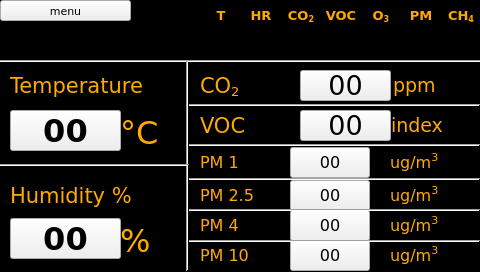
<?xml version="1.0" encoding="UTF-8"?>
<ui version="4.0">
 <class>page100</class>
 <widget class="QWidget" name="page100">
  <property name="geometry">
   <rect>
    <x>0</x>
    <y>0</y>
    <width>480</width>
    <height>272</height>
   </rect>
  </property>
  <property name="minimumSize">
   <size>
    <width>480</width>
    <height>272</height>
   </size>
  </property>
  <property name="maximumSize">
   <size>
    <width>480</width>
    <height>272</height>
   </size>
  </property>
  <property name="windowTitle">
   <string>page100</string>
  </property>
  <property name="styleSheet">
   <string notr="true">QWidget#page100
{
background-color: rgb(0, 0, 0);
}</string>
  </property>
  <widget class="ATCMlabel" name="atcmLabel">
   <property name="geometry">
    <rect>
     <x>10</x>
     <y>110</y>
     <width>111</width>
     <height>41</height>
    </rect>
   </property>
   <property name="font">
    <font>
     <family>DejaVu Sans</family>
     <pointsize>24</pointsize>
     <weight>75</weight>
     <bold>true</bold>
    </font>
   </property>
   <property name="text">
    <string>00</string>
   </property>
   <property name="toolTip">
    <string>RTU_Temp</string>
   </property>
   <property name="whatsThis">
    <string>ATCMlabel widget</string>
   </property>
   <property name="variable">
    <string>RTU_Temp</string>
   </property>
   <property name="refresh">
    <number>200</number>
   </property>
   <property name="max">
    <string notr="true">0</string>
   </property>
   <property name="min">
    <string notr="true">0</string>
   </property>
   <property name="viewStatus">
    <bool>false</bool>
   </property>
   <property name="visibilityVar">
    <string/>
   </property>
   <property name="bgColor">
    <color alpha="0">
     <red>255</red>
     <green>255</green>
     <blue>255</blue>
    </color>
   </property>
   <property name="fontColor">
    <color>
     <red>255</red>
     <green>170</green>
     <blue>0</blue>
    </color>
   </property>
   <property name="borderWidth">
    <number>1</number>
   </property>
   <property name="borderRadius">
    <number>0</number>
   </property>
  </widget>
  <widget class="QLabel" name="label">
   <property name="geometry">
    <rect>
     <x>10</x>
     <y>70</y>
     <width>171</width>
     <height>31</height>
    </rect>
   </property>
   <property name="font">
    <font>
     <family>DejaVu Sans</family>
     <pointsize>16</pointsize>
    </font>
   </property>
   <property name="styleSheet">
    <string notr="true">color: rgb(255, 170, 0);</string>
   </property>
   <property name="text">
    <string>Temperature</string>
   </property>
  </widget>
  <widget class="QLabel" name="label_2">
   <property name="geometry">
    <rect>
     <x>120</x>
     <y>112</y>
     <width>61</width>
     <height>41</height>
    </rect>
   </property>
   <property name="font">
    <font>
     <family>DejaVu Sans</family>
     <pointsize>24</pointsize>
    </font>
   </property>
   <property name="styleSheet">
    <string notr="true">color: rgb(255, 170, 0);</string>
   </property>
   <property name="text">
    <string>°C</string>
   </property>
  </widget>
  <widget class="ATCMlabel" name="atcmLabel_2">
   <property name="geometry">
    <rect>
     <x>10</x>
     <y>218</y>
     <width>111</width>
     <height>41</height>
    </rect>
   </property>
   <property name="font">
    <font>
     <family>DejaVu Sans</family>
     <pointsize>24</pointsize>
     <weight>75</weight>
     <bold>true</bold>
    </font>
   </property>
   <property name="text">
    <string>00</string>
   </property>
   <property name="toolTip">
    <string>RTU_HR</string>
   </property>
   <property name="whatsThis">
    <string>ATCMlabel widget</string>
   </property>
   <property name="variable">
    <string>RTU_HR</string>
   </property>
   <property name="refresh">
    <number>200</number>
   </property>
   <property name="max">
    <string notr="true">0</string>
   </property>
   <property name="min">
    <string notr="true">0</string>
   </property>
   <property name="viewStatus">
    <bool>false</bool>
   </property>
   <property name="visibilityVar">
    <string/>
   </property>
   <property name="bgColor">
    <color alpha="0">
     <red>255</red>
     <green>255</green>
     <blue>255</blue>
    </color>
   </property>
   <property name="fontColor">
    <color>
     <red>255</red>
     <green>170</green>
     <blue>0</blue>
    </color>
   </property>
   <property name="borderWidth">
    <number>1</number>
   </property>
   <property name="borderRadius">
    <number>0</number>
   </property>
  </widget>
  <widget class="QLabel" name="label_3">
   <property name="geometry">
    <rect>
     <x>120</x>
     <y>220</y>
     <width>61</width>
     <height>41</height>
    </rect>
   </property>
   <property name="font">
    <font>
     <family>DejaVu Sans</family>
     <pointsize>24</pointsize>
    </font>
   </property>
   <property name="styleSheet">
    <string notr="true">color: rgb(255, 170, 0);</string>
   </property>
   <property name="text">
    <string>%</string>
   </property>
  </widget>
  <widget class="QLabel" name="label_4">
   <property name="geometry">
    <rect>
     <x>10</x>
     <y>180</y>
     <width>161</width>
     <height>31</height>
    </rect>
   </property>
   <property name="font">
    <font>
     <family>DejaVu Sans</family>
     <pointsize>16</pointsize>
    </font>
   </property>
   <property name="styleSheet">
    <string notr="true">color: rgb(255, 170, 0);</string>
   </property>
   <property name="text">
    <string>Humidity %</string>
   </property>
  </widget>
  <widget class="QLabel" name="label_5">
   <property name="geometry">
    <rect>
     <x>391</x>
     <y>110</y>
     <width>71</width>
     <height>31</height>
    </rect>
   </property>
   <property name="font">
    <font>
     <family>DejaVu Sans</family>
     <pointsize>14</pointsize>
    </font>
   </property>
   <property name="styleSheet">
    <string notr="true">color: rgb(255, 170, 0);</string>
   </property>
   <property name="text">
    <string>index</string>
   </property>
  </widget>
  <widget class="ATCMlabel" name="atcmLabel_3">
   <property name="geometry">
    <rect>
     <x>300</x>
     <y>110</y>
     <width>91</width>
     <height>31</height>
    </rect>
   </property>
   <property name="font">
    <font>
     <family>DejaVu Sans</family>
     <pointsize>20</pointsize>
    </font>
   </property>
   <property name="text">
    <string>00</string>
   </property>
   <property name="toolTip">
    <string>RTU_VOC</string>
   </property>
   <property name="whatsThis">
    <string>ATCMlabel widget</string>
   </property>
   <property name="variable">
    <string>RTU_VOC</string>
   </property>
   <property name="refresh">
    <number>200</number>
   </property>
   <property name="max">
    <string notr="true">0</string>
   </property>
   <property name="min">
    <string notr="true">0</string>
   </property>
   <property name="viewStatus">
    <bool>false</bool>
   </property>
   <property name="visibilityVar">
    <string/>
   </property>
   <property name="bgColor">
    <color alpha="0">
     <red>255</red>
     <green>255</green>
     <blue>255</blue>
    </color>
   </property>
   <property name="fontColor">
    <color>
     <red>255</red>
     <green>170</green>
     <blue>0</blue>
    </color>
   </property>
   <property name="borderWidth">
    <number>1</number>
   </property>
   <property name="borderRadius">
    <number>0</number>
   </property>
  </widget>
  <widget class="QLabel" name="label_6">
   <property name="geometry">
    <rect>
     <x>200</x>
     <y>110</y>
     <width>91</width>
     <height>31</height>
    </rect>
   </property>
   <property name="font">
    <font>
     <family>DejaVu Sans</family>
     <pointsize>16</pointsize>
    </font>
   </property>
   <property name="styleSheet">
    <string notr="true">color: rgb(255, 170, 0);</string>
   </property>
   <property name="text">
    <string>VOC</string>
   </property>
  </widget>
  <widget class="ATCMled" name="atcmLed">
   <property name="geometry">
    <rect>
     <x>210</x>
     <y>30</y>
     <width>21</width>
     <height>21</height>
    </rect>
   </property>
   <property name="toolTip">
    <string/>
   </property>
   <property name="whatsThis">
    <string>ATCMled widget</string>
   </property>
   <property name="font">
    <font>
     <family>DejaVu Sans</family>
     <pointsize>8</pointsize>
    </font>
   </property>
   <property name="variable">
    <string/>
   </property>
   <property name="refresh">
    <number>200</number>
   </property>
   <property name="viewStatus">
    <bool>false</bool>
   </property>
   <property name="visibilityVar">
    <string/>
   </property>
   <property name="onIcon">
    <iconset resource="systemicons.qrc">
     <normaloff>:/systemicons/LedYellow.png</normaloff>:/systemicons/LedYellow.png</iconset>
   </property>
   <property name="offIcon">
    <iconset resource="systemicons.qrc">
     <normaloff>:/systemicons/LedYellow.png</normaloff>:/systemicons/LedYellow.png</iconset>
   </property>
  </widget>
  <widget class="QLabel" name="label_10">
   <property name="geometry">
    <rect>
     <x>200</x>
     <y>0</y>
     <width>42</width>
     <height>31</height>
    </rect>
   </property>
   <property name="font">
    <font>
     <family>DejaVu Sans</family>
     <pointsize>10</pointsize>
     <weight>75</weight>
     <bold>true</bold>
    </font>
   </property>
   <property name="styleSheet">
    <string notr="true">color: rgb(255, 170, 0);</string>
   </property>
   <property name="text">
    <string>T</string>
   </property>
   <property name="alignment">
    <set>Qt::AlignCenter</set>
   </property>
  </widget>
  <widget class="ATCMled" name="atcmLed_2">
   <property name="geometry">
    <rect>
     <x>250</x>
     <y>30</y>
     <width>21</width>
     <height>21</height>
    </rect>
   </property>
   <property name="toolTip">
    <string/>
   </property>
   <property name="whatsThis">
    <string>ATCMled widget</string>
   </property>
   <property name="font">
    <font>
     <family>DejaVu Sans</family>
     <pointsize>8</pointsize>
    </font>
   </property>
   <property name="variable">
    <string/>
   </property>
   <property name="refresh">
    <number>200</number>
   </property>
   <property name="viewStatus">
    <bool>false</bool>
   </property>
   <property name="visibilityVar">
    <string/>
   </property>
   <property name="onIcon">
    <iconset resource="systemicons.qrc">
     <normaloff>:/systemicons/LedYellow.png</normaloff>:/systemicons/LedYellow.png</iconset>
   </property>
   <property name="offIcon">
    <iconset resource="systemicons.qrc">
     <normaloff>:/systemicons/LedYellow.png</normaloff>:/systemicons/LedYellow.png</iconset>
   </property>
  </widget>
  <widget class="QLabel" name="label_11">
   <property name="geometry">
    <rect>
     <x>240</x>
     <y>0</y>
     <width>42</width>
     <height>31</height>
    </rect>
   </property>
   <property name="font">
    <font>
     <family>DejaVu Sans</family>
     <pointsize>10</pointsize>
     <weight>75</weight>
     <bold>true</bold>
    </font>
   </property>
   <property name="styleSheet">
    <string notr="true">color: rgb(255, 170, 0);</string>
   </property>
   <property name="text">
    <string>HR</string>
   </property>
   <property name="alignment">
    <set>Qt::AlignCenter</set>
   </property>
  </widget>
  <widget class="QLabel" name="label_12">
   <property name="geometry">
    <rect>
     <x>320</x>
     <y>0</y>
     <width>42</width>
     <height>31</height>
    </rect>
   </property>
   <property name="font">
    <font>
     <family>DejaVu Sans</family>
     <pointsize>10</pointsize>
     <weight>75</weight>
     <bold>true</bold>
    </font>
   </property>
   <property name="styleSheet">
    <string notr="true">color: rgb(255, 170, 0);</string>
   </property>
   <property name="text">
    <string>VOC</string>
   </property>
   <property name="alignment">
    <set>Qt::AlignCenter</set>
   </property>
  </widget>
  <widget class="ATCMled" name="atcmLed_3">
   <property name="geometry">
    <rect>
     <x>330</x>
     <y>30</y>
     <width>21</width>
     <height>21</height>
    </rect>
   </property>
   <property name="toolTip">
    <string/>
   </property>
   <property name="whatsThis">
    <string>ATCMled widget</string>
   </property>
   <property name="font">
    <font>
     <family>DejaVu Sans</family>
     <pointsize>8</pointsize>
    </font>
   </property>
   <property name="variable">
    <string/>
   </property>
   <property name="refresh">
    <number>200</number>
   </property>
   <property name="viewStatus">
    <bool>false</bool>
   </property>
   <property name="visibilityVar">
    <string/>
   </property>
   <property name="onIcon">
    <iconset resource="systemicons.qrc">
     <normaloff>:/systemicons/LedYellow.png</normaloff>:/systemicons/LedYellow.png</iconset>
   </property>
   <property name="offIcon">
    <iconset resource="systemicons.qrc">
     <normaloff>:/systemicons/LedYellow.png</normaloff>:/systemicons/LedYellow.png</iconset>
   </property>
  </widget>
  <widget class="QLabel" name="label_13">
   <property name="geometry">
    <rect>
     <x>400</x>
     <y>0</y>
     <width>42</width>
     <height>31</height>
    </rect>
   </property>
   <property name="font">
    <font>
     <family>DejaVu Sans</family>
     <pointsize>10</pointsize>
     <weight>75</weight>
     <bold>true</bold>
    </font>
   </property>
   <property name="styleSheet">
    <string notr="true">color: rgb(255, 170, 0);</string>
   </property>
   <property name="text">
    <string>PM</string>
   </property>
   <property name="alignment">
    <set>Qt::AlignCenter</set>
   </property>
  </widget>
  <widget class="ATCMled" name="atcmLed_4">
   <property name="geometry">
    <rect>
     <x>410</x>
     <y>30</y>
     <width>21</width>
     <height>21</height>
    </rect>
   </property>
   <property name="toolTip">
    <string/>
   </property>
   <property name="whatsThis">
    <string>ATCMled widget</string>
   </property>
   <property name="font">
    <font>
     <family>DejaVu Sans</family>
     <pointsize>8</pointsize>
    </font>
   </property>
   <property name="variable">
    <string/>
   </property>
   <property name="refresh">
    <number>200</number>
   </property>
   <property name="viewStatus">
    <bool>false</bool>
   </property>
   <property name="visibilityVar">
    <string/>
   </property>
   <property name="onIcon">
    <iconset resource="systemicons.qrc">
     <normaloff>:/systemicons/LedYellow.png</normaloff>:/systemicons/LedYellow.png</iconset>
   </property>
   <property name="offIcon">
    <iconset resource="systemicons.qrc">
     <normaloff>:/systemicons/LedYellow.png</normaloff>:/systemicons/LedYellow.png</iconset>
   </property>
  </widget>
  <widget class="QLabel" name="label_14">
   <property name="geometry">
    <rect>
     <x>360</x>
     <y>0</y>
     <width>42</width>
     <height>31</height>
    </rect>
   </property>
   <property name="font">
    <font>
     <family>DejaVu Sans</family>
     <pointsize>10</pointsize>
     <weight>75</weight>
     <bold>true</bold>
    </font>
   </property>
   <property name="styleSheet">
    <string notr="true">color: rgb(255, 170, 0);</string>
   </property>
   <property name="text">
    <string>&lt;html&gt;&lt;head/&gt;&lt;body&gt;&lt;p&gt;O&lt;span style=&quot; vertical-align:sub;&quot;&gt;3&lt;/span&gt;&lt;/p&gt;&lt;/body&gt;&lt;/html&gt;</string>
   </property>
   <property name="alignment">
    <set>Qt::AlignCenter</set>
   </property>
  </widget>
  <widget class="ATCMled" name="atcmLed_5">
   <property name="geometry">
    <rect>
     <x>370</x>
     <y>30</y>
     <width>21</width>
     <height>21</height>
    </rect>
   </property>
   <property name="toolTip">
    <string/>
   </property>
   <property name="whatsThis">
    <string>ATCMled widget</string>
   </property>
   <property name="font">
    <font>
     <family>DejaVu Sans</family>
     <pointsize>8</pointsize>
    </font>
   </property>
   <property name="variable">
    <string/>
   </property>
   <property name="refresh">
    <number>200</number>
   </property>
   <property name="viewStatus">
    <bool>false</bool>
   </property>
   <property name="visibilityVar">
    <string/>
   </property>
   <property name="onIcon">
    <iconset resource="systemicons.qrc">
     <normaloff>:/systemicons/LedYellow.png</normaloff>:/systemicons/LedYellow.png</iconset>
   </property>
   <property name="offIcon">
    <iconset resource="systemicons.qrc">
     <normaloff>:/systemicons/LedGrey.png</normaloff>:/systemicons/LedGrey.png</iconset>
   </property>
  </widget>
  <widget class="ATCMled" name="atcmLed_6">
   <property name="geometry">
    <rect>
     <x>450</x>
     <y>30</y>
     <width>21</width>
     <height>21</height>
    </rect>
   </property>
   <property name="toolTip">
    <string/>
   </property>
   <property name="whatsThis">
    <string>ATCMled widget</string>
   </property>
   <property name="font">
    <font>
     <family>DejaVu Sans</family>
     <pointsize>8</pointsize>
    </font>
   </property>
   <property name="variable">
    <string/>
   </property>
   <property name="refresh">
    <number>200</number>
   </property>
   <property name="viewStatus">
    <bool>false</bool>
   </property>
   <property name="visibilityVar">
    <string/>
   </property>
   <property name="onIcon">
    <iconset resource="systemicons.qrc">
     <normaloff>:/systemicons/LedYellow.png</normaloff>:/systemicons/LedYellow.png</iconset>
   </property>
   <property name="offIcon">
    <iconset resource="systemicons.qrc">
     <normaloff>:/systemicons/LedGrey.png</normaloff>:/systemicons/LedGrey.png</iconset>
   </property>
  </widget>
  <widget class="QLabel" name="label_15">
   <property name="geometry">
    <rect>
     <x>440</x>
     <y>0</y>
     <width>42</width>
     <height>31</height>
    </rect>
   </property>
   <property name="font">
    <font>
     <family>DejaVu Sans</family>
     <pointsize>10</pointsize>
     <weight>75</weight>
     <bold>true</bold>
    </font>
   </property>
   <property name="styleSheet">
    <string notr="true">color: rgb(255, 170, 0);</string>
   </property>
   <property name="text">
    <string>&lt;html&gt;&lt;head/&gt;&lt;body&gt;&lt;p&gt;CH&lt;span style=&quot; vertical-align:sub;&quot;&gt;4&lt;/span&gt;&lt;/p&gt;&lt;/body&gt;&lt;/html&gt;</string>
   </property>
   <property name="alignment">
    <set>Qt::AlignCenter</set>
   </property>
  </widget>
  <widget class="QLabel" name="label_16">
   <property name="geometry">
    <rect>
     <x>200</x>
     <y>180</y>
     <width>101</width>
     <height>31</height>
    </rect>
   </property>
   <property name="font">
    <font>
     <family>DejaVu Sans</family>
     <pointsize>12</pointsize>
    </font>
   </property>
   <property name="styleSheet">
    <string notr="true">color: rgb(255, 170, 0);</string>
   </property>
   <property name="text">
    <string>PM 2.5</string>
   </property>
  </widget>
  <widget class="ATCMlabel" name="atcmLabel_5">
   <property name="geometry">
    <rect>
     <x>290</x>
     <y>180</y>
     <width>80</width>
     <height>31</height>
    </rect>
   </property>
   <property name="font">
    <font>
     <family>DejaVu Sans</family>
     <pointsize>12</pointsize>
    </font>
   </property>
   <property name="text">
    <string>00</string>
   </property>
   <property name="toolTip">
    <string>RTU_C_PM2_5</string>
   </property>
   <property name="whatsThis">
    <string>ATCMlabel widget</string>
   </property>
   <property name="variable">
    <string>RTU_C_PM2_5</string>
   </property>
   <property name="refresh">
    <number>200</number>
   </property>
   <property name="max">
    <string notr="true">0</string>
   </property>
   <property name="min">
    <string notr="true">0</string>
   </property>
   <property name="viewStatus">
    <bool>false</bool>
   </property>
   <property name="visibilityVar">
    <string/>
   </property>
   <property name="bgColor">
    <color alpha="0">
     <red>255</red>
     <green>255</green>
     <blue>255</blue>
    </color>
   </property>
   <property name="fontColor">
    <color>
     <red>255</red>
     <green>170</green>
     <blue>0</blue>
    </color>
   </property>
   <property name="borderWidth">
    <number>1</number>
   </property>
   <property name="borderRadius">
    <number>0</number>
   </property>
  </widget>
  <widget class="QLabel" name="label_17">
   <property name="geometry">
    <rect>
     <x>390</x>
     <y>180</y>
     <width>71</width>
     <height>31</height>
    </rect>
   </property>
   <property name="font">
    <font>
     <family>DejaVu Sans</family>
     <pointsize>12</pointsize>
    </font>
   </property>
   <property name="styleSheet">
    <string notr="true">color: rgb(255, 170, 0);</string>
   </property>
   <property name="text">
    <string>&lt;html&gt;&lt;head/&gt;&lt;body&gt;&lt;p&gt;ug/m&lt;span style=&quot; vertical-align:super;&quot;&gt;3&lt;/span&gt;&lt;/p&gt;&lt;/body&gt;&lt;/html&gt;</string>
   </property>
  </widget>
  <widget class="QLabel" name="label_20">
   <property name="geometry">
    <rect>
     <x>280</x>
     <y>0</y>
     <width>42</width>
     <height>31</height>
    </rect>
   </property>
   <property name="font">
    <font>
     <family>DejaVu Sans</family>
     <pointsize>10</pointsize>
     <weight>75</weight>
     <bold>true</bold>
    </font>
   </property>
   <property name="styleSheet">
    <string notr="true">color: rgb(255, 170, 0);</string>
   </property>
   <property name="text">
    <string>&lt;html&gt;&lt;head/&gt;&lt;body&gt;&lt;p&gt;CO&lt;span style=&quot; vertical-align:sub;&quot;&gt;2&lt;/span&gt;&lt;/p&gt;&lt;/body&gt;&lt;/html&gt;</string>
   </property>
   <property name="alignment">
    <set>Qt::AlignCenter</set>
   </property>
  </widget>
  <widget class="ATCMled" name="atcmLed_7">
   <property name="geometry">
    <rect>
     <x>290</x>
     <y>30</y>
     <width>21</width>
     <height>21</height>
    </rect>
   </property>
   <property name="toolTip">
    <string/>
   </property>
   <property name="whatsThis">
    <string>ATCMled widget</string>
   </property>
   <property name="font">
    <font>
     <family>DejaVu Sans</family>
     <pointsize>8</pointsize>
    </font>
   </property>
   <property name="variable">
    <string/>
   </property>
   <property name="refresh">
    <number>200</number>
   </property>
   <property name="viewStatus">
    <bool>false</bool>
   </property>
   <property name="visibilityVar">
    <string/>
   </property>
   <property name="onIcon">
    <iconset resource="systemicons.qrc">
     <normaloff>:/systemicons/LedYellow.png</normaloff>:/systemicons/LedYellow.png</iconset>
   </property>
   <property name="offIcon">
    <iconset resource="systemicons.qrc">
     <normaloff>:/systemicons/LedYellow.png</normaloff>:/systemicons/LedYellow.png</iconset>
   </property>
  </widget>
  <widget class="QLabel" name="label_21">
   <property name="geometry">
    <rect>
     <x>393</x>
     <y>70</y>
     <width>71</width>
     <height>31</height>
    </rect>
   </property>
   <property name="font">
    <font>
     <family>DejaVu Sans</family>
     <pointsize>14</pointsize>
    </font>
   </property>
   <property name="styleSheet">
    <string notr="true">color: rgb(255, 170, 0);</string>
   </property>
   <property name="text">
    <string>ppm</string>
   </property>
  </widget>
  <widget class="QLabel" name="label_22">
   <property name="geometry">
    <rect>
     <x>200</x>
     <y>70</y>
     <width>91</width>
     <height>31</height>
    </rect>
   </property>
   <property name="font">
    <font>
     <family>DejaVu Sans</family>
     <pointsize>16</pointsize>
    </font>
   </property>
   <property name="styleSheet">
    <string notr="true">color: rgb(255, 170, 0);</string>
   </property>
   <property name="text">
    <string>&lt;html&gt;&lt;head/&gt;&lt;body&gt;&lt;p&gt;CO&lt;span style=&quot; vertical-align:sub;&quot;&gt;2&lt;/span&gt;&lt;/p&gt;&lt;/body&gt;&lt;/html&gt;</string>
   </property>
  </widget>
  <widget class="Line" name="line">
   <property name="geometry">
    <rect>
     <x>0</x>
     <y>60</y>
     <width>481</width>
     <height>3</height>
    </rect>
   </property>
   <property name="font">
    <font>
     <family>DejaVu Sans</family>
     <pointsize>8</pointsize>
    </font>
   </property>
   <property name="orientation">
    <enum>Qt::Horizontal</enum>
   </property>
  </widget>
  <widget class="Line" name="line_2">
   <property name="geometry">
    <rect>
     <x>177</x>
     <y>60</y>
     <width>20</width>
     <height>211</height>
    </rect>
   </property>
   <property name="font">
    <font>
     <family>DejaVu Sans</family>
     <pointsize>8</pointsize>
    </font>
   </property>
   <property name="orientation">
    <enum>Qt::Vertical</enum>
   </property>
  </widget>
  <widget class="Line" name="line_3">
   <property name="geometry">
    <rect>
     <x>0</x>
     <y>157</y>
     <width>189</width>
     <height>16</height>
    </rect>
   </property>
   <property name="font">
    <font>
     <family>DejaVu Sans</family>
     <pointsize>8</pointsize>
    </font>
   </property>
   <property name="orientation">
    <enum>Qt::Horizontal</enum>
   </property>
  </widget>
  <widget class="Line" name="line_4">
   <property name="geometry">
    <rect>
     <x>189</x>
     <y>104</y>
     <width>291</width>
     <height>3</height>
    </rect>
   </property>
   <property name="font">
    <font>
     <family>DejaVu Sans</family>
     <pointsize>8</pointsize>
    </font>
   </property>
   <property name="orientation">
    <enum>Qt::Horizontal</enum>
   </property>
  </widget>
  <widget class="Line" name="line_5">
   <property name="geometry">
    <rect>
     <x>189</x>
     <y>144</y>
     <width>291</width>
     <height>3</height>
    </rect>
   </property>
   <property name="font">
    <font>
     <family>DejaVu Sans</family>
     <pointsize>8</pointsize>
    </font>
   </property>
   <property name="orientation">
    <enum>Qt::Horizontal</enum>
   </property>
  </widget>
  <widget class="Line" name="line_6">
   <property name="geometry">
    <rect>
     <x>189</x>
     <y>178</y>
     <width>291</width>
     <height>3</height>
    </rect>
   </property>
   <property name="font">
    <font>
     <family>DejaVu Sans</family>
     <pointsize>8</pointsize>
    </font>
   </property>
   <property name="orientation">
    <enum>Qt::Horizontal</enum>
   </property>
  </widget>
  <widget class="Line" name="line_7">
   <property name="geometry">
    <rect>
     <x>189</x>
     <y>209</y>
     <width>291</width>
     <height>3</height>
    </rect>
   </property>
   <property name="font">
    <font>
     <family>DejaVu Sans</family>
     <pointsize>8</pointsize>
    </font>
   </property>
   <property name="orientation">
    <enum>Qt::Horizontal</enum>
   </property>
  </widget>
  <widget class="ATCMlabel" name="atcmLabel_8">
   <property name="geometry">
    <rect>
     <x>300</x>
     <y>70</y>
     <width>91</width>
     <height>31</height>
    </rect>
   </property>
   <property name="font">
    <font>
     <family>DejaVu Sans</family>
     <pointsize>20</pointsize>
    </font>
   </property>
   <property name="text">
    <string>00</string>
   </property>
   <property name="toolTip">
    <string>RTU_CO2_ppm</string>
   </property>
   <property name="whatsThis">
    <string>ATCMlabel widget</string>
   </property>
   <property name="variable">
    <string>RTU_CO2_ppm</string>
   </property>
   <property name="refresh">
    <number>200</number>
   </property>
   <property name="max">
    <string notr="true">0</string>
   </property>
   <property name="min">
    <string notr="true">0</string>
   </property>
   <property name="viewStatus">
    <bool>false</bool>
   </property>
   <property name="visibilityVar">
    <string/>
   </property>
   <property name="bgColor">
    <color alpha="0">
     <red>255</red>
     <green>255</green>
     <blue>255</blue>
    </color>
   </property>
   <property name="fontColor">
    <color>
     <red>255</red>
     <green>170</green>
     <blue>0</blue>
    </color>
   </property>
   <property name="borderWidth">
    <number>1</number>
   </property>
   <property name="borderRadius">
    <number>0</number>
   </property>
  </widget>
  <widget class="ATCMbutton" name="atcmButton_2">
   <property name="geometry">
    <rect>
     <x>0</x>
     <y>0</y>
     <width>131</width>
     <height>21</height>
    </rect>
   </property>
   <property name="font">
    <font>
     <family>DejaVu Sans</family>
     <pointsize>8</pointsize>
    </font>
   </property>
   <property name="toolTip">
    <string/>
   </property>
   <property name="whatsThis">
    <string>ATCMbutton widget</string>
   </property>
   <property name="pageName">
    <string notr="true">menu</string>
   </property>
   <property name="statusvar">
    <string notr="true"/>
   </property>
   <property name="viewStatus">
    <bool>false</bool>
   </property>
   <property name="visibilityVar">
    <string notr="true"/>
   </property>
   <property name="bgColor">
    <color alpha="100">
     <red>230</red>
     <green>230</green>
     <blue>230</blue>
    </color>
   </property>
   <property name="text">
    <string>menu</string>
   </property>
   <property name="pressText">
    <string>menu</string>
   </property>
   <property name="borderWidth">
    <number>0</number>
   </property>
   <property name="borderRadius">
    <number>0</number>
   </property>
  </widget>
  <widget class="QLabel" name="label_18">
   <property name="geometry">
    <rect>
     <x>200</x>
     <y>147</y>
     <width>101</width>
     <height>31</height>
    </rect>
   </property>
   <property name="font">
    <font>
     <family>DejaVu Sans</family>
     <pointsize>12</pointsize>
    </font>
   </property>
   <property name="styleSheet">
    <string notr="true">color: rgb(255, 170, 0);</string>
   </property>
   <property name="text">
    <string>PM 1</string>
   </property>
  </widget>
  <widget class="ATCMlabel" name="atcmLabel_6">
   <property name="geometry">
    <rect>
     <x>290</x>
     <y>147</y>
     <width>80</width>
     <height>31</height>
    </rect>
   </property>
   <property name="font">
    <font>
     <family>DejaVu Sans</family>
     <pointsize>12</pointsize>
    </font>
   </property>
   <property name="text">
    <string>00</string>
   </property>
   <property name="toolTip">
    <string>RTU_C_PM1_0</string>
   </property>
   <property name="whatsThis">
    <string>ATCMlabel widget</string>
   </property>
   <property name="variable">
    <string>RTU_C_PM1_0</string>
   </property>
   <property name="refresh">
    <number>200</number>
   </property>
   <property name="max">
    <string notr="true">0</string>
   </property>
   <property name="min">
    <string notr="true">0</string>
   </property>
   <property name="viewStatus">
    <bool>false</bool>
   </property>
   <property name="visibilityVar">
    <string/>
   </property>
   <property name="bgColor">
    <color alpha="0">
     <red>255</red>
     <green>255</green>
     <blue>255</blue>
    </color>
   </property>
   <property name="fontColor">
    <color>
     <red>255</red>
     <green>170</green>
     <blue>0</blue>
    </color>
   </property>
   <property name="borderWidth">
    <number>1</number>
   </property>
   <property name="borderRadius">
    <number>0</number>
   </property>
  </widget>
  <widget class="QLabel" name="label_19">
   <property name="geometry">
    <rect>
     <x>390</x>
     <y>147</y>
     <width>71</width>
     <height>31</height>
    </rect>
   </property>
   <property name="font">
    <font>
     <family>DejaVu Sans</family>
     <pointsize>12</pointsize>
    </font>
   </property>
   <property name="styleSheet">
    <string notr="true">color: rgb(255, 170, 0);</string>
   </property>
   <property name="text">
    <string>&lt;html&gt;&lt;head/&gt;&lt;body&gt;&lt;p&gt;ug/m&lt;span style=&quot; vertical-align:super;&quot;&gt;3&lt;/span&gt;&lt;/p&gt;&lt;/body&gt;&lt;/html&gt;</string>
   </property>
  </widget>
  <widget class="QLabel" name="label_24">
   <property name="geometry">
    <rect>
     <x>200</x>
     <y>210</y>
     <width>101</width>
     <height>31</height>
    </rect>
   </property>
   <property name="font">
    <font>
     <family>DejaVu Sans</family>
     <pointsize>12</pointsize>
    </font>
   </property>
   <property name="styleSheet">
    <string notr="true">color: rgb(255, 170, 0);</string>
   </property>
   <property name="text">
    <string>PM 4</string>
   </property>
  </widget>
  <widget class="QLabel" name="label_25">
   <property name="geometry">
    <rect>
     <x>390</x>
     <y>210</y>
     <width>71</width>
     <height>31</height>
    </rect>
   </property>
   <property name="font">
    <font>
     <family>DejaVu Sans</family>
     <pointsize>12</pointsize>
    </font>
   </property>
   <property name="styleSheet">
    <string notr="true">color: rgb(255, 170, 0);</string>
   </property>
   <property name="text">
    <string>&lt;html&gt;&lt;head/&gt;&lt;body&gt;&lt;p&gt;ug/m&lt;span style=&quot; vertical-align:super;&quot;&gt;3&lt;/span&gt;&lt;/p&gt;&lt;/body&gt;&lt;/html&gt;</string>
   </property>
  </widget>
  <widget class="ATCMlabel" name="atcmLabel_10">
   <property name="geometry">
    <rect>
     <x>290</x>
     <y>210</y>
     <width>80</width>
     <height>31</height>
    </rect>
   </property>
   <property name="font">
    <font>
     <family>DejaVu Sans</family>
     <pointsize>12</pointsize>
    </font>
   </property>
   <property name="text">
    <string>00</string>
   </property>
   <property name="toolTip">
    <string>RTU_C_PM4_0</string>
   </property>
   <property name="whatsThis">
    <string>ATCMlabel widget</string>
   </property>
   <property name="variable">
    <string>RTU_C_PM4_0</string>
   </property>
   <property name="refresh">
    <number>200</number>
   </property>
   <property name="max">
    <string notr="true">0</string>
   </property>
   <property name="min">
    <string notr="true">0</string>
   </property>
   <property name="viewStatus">
    <bool>false</bool>
   </property>
   <property name="visibilityVar">
    <string/>
   </property>
   <property name="bgColor">
    <color alpha="0">
     <red>255</red>
     <green>255</green>
     <blue>255</blue>
    </color>
   </property>
   <property name="fontColor">
    <color>
     <red>255</red>
     <green>170</green>
     <blue>0</blue>
    </color>
   </property>
   <property name="borderWidth">
    <number>1</number>
   </property>
   <property name="borderRadius">
    <number>0</number>
   </property>
  </widget>
  <widget class="QLabel" name="label_26">
   <property name="geometry">
    <rect>
     <x>200</x>
     <y>240</y>
     <width>101</width>
     <height>31</height>
    </rect>
   </property>
   <property name="font">
    <font>
     <family>DejaVu Sans</family>
     <pointsize>12</pointsize>
    </font>
   </property>
   <property name="styleSheet">
    <string notr="true">color: rgb(255, 170, 0);</string>
   </property>
   <property name="text">
    <string>PM 10</string>
   </property>
  </widget>
  <widget class="QLabel" name="label_27">
   <property name="geometry">
    <rect>
     <x>390</x>
     <y>240</y>
     <width>71</width>
     <height>31</height>
    </rect>
   </property>
   <property name="font">
    <font>
     <family>DejaVu Sans</family>
     <pointsize>12</pointsize>
    </font>
   </property>
   <property name="styleSheet">
    <string notr="true">color: rgb(255, 170, 0);</string>
   </property>
   <property name="text">
    <string>&lt;html&gt;&lt;head/&gt;&lt;body&gt;&lt;p&gt;ug/m&lt;span style=&quot; vertical-align:super;&quot;&gt;3&lt;/span&gt;&lt;/p&gt;&lt;/body&gt;&lt;/html&gt;</string>
   </property>
  </widget>
  <widget class="ATCMlabel" name="atcmLabel_11">
   <property name="geometry">
    <rect>
     <x>290</x>
     <y>240</y>
     <width>80</width>
     <height>31</height>
    </rect>
   </property>
   <property name="font">
    <font>
     <family>DejaVu Sans</family>
     <pointsize>12</pointsize>
    </font>
   </property>
   <property name="text">
    <string>00</string>
   </property>
   <property name="toolTip">
    <string>RTU_C_PM10</string>
   </property>
   <property name="whatsThis">
    <string>ATCMlabel widget</string>
   </property>
   <property name="variable">
    <string>RTU_C_PM10</string>
   </property>
   <property name="refresh">
    <number>200</number>
   </property>
   <property name="max">
    <string notr="true">0</string>
   </property>
   <property name="min">
    <string notr="true">0</string>
   </property>
   <property name="viewStatus">
    <bool>false</bool>
   </property>
   <property name="visibilityVar">
    <string/>
   </property>
   <property name="bgColor">
    <color alpha="0">
     <red>255</red>
     <green>255</green>
     <blue>255</blue>
    </color>
   </property>
   <property name="fontColor">
    <color>
     <red>255</red>
     <green>170</green>
     <blue>0</blue>
    </color>
   </property>
   <property name="borderWidth">
    <number>1</number>
   </property>
   <property name="borderRadius">
    <number>0</number>
   </property>
  </widget>
  <widget class="Line" name="line_8">
   <property name="geometry">
    <rect>
     <x>189</x>
     <y>240</y>
     <width>291</width>
     <height>3</height>
    </rect>
   </property>
   <property name="font">
    <font>
     <family>DejaVu Sans</family>
     <pointsize>8</pointsize>
    </font>
   </property>
   <property name="orientation">
    <enum>Qt::Horizontal</enum>
   </property>
  </widget>
  <zorder>atcmLabel</zorder>
  <zorder>label</zorder>
  <zorder>label_2</zorder>
  <zorder>atcmLabel_2</zorder>
  <zorder>label_3</zorder>
  <zorder>label_4</zorder>
  <zorder>label_5</zorder>
  <zorder>atcmLabel_3</zorder>
  <zorder>label_6</zorder>
  <zorder>atcmLed</zorder>
  <zorder>label_10</zorder>
  <zorder>atcmLed_2</zorder>
  <zorder>label_11</zorder>
  <zorder>label_12</zorder>
  <zorder>atcmLed_3</zorder>
  <zorder>label_13</zorder>
  <zorder>atcmLed_4</zorder>
  <zorder>label_14</zorder>
  <zorder>atcmLed_5</zorder>
  <zorder>atcmLed_6</zorder>
  <zorder>label_15</zorder>
  <zorder>label_16</zorder>
  <zorder>atcmLabel_5</zorder>
  <zorder>label_17</zorder>
  <zorder>label_20</zorder>
  <zorder>atcmLed_7</zorder>
  <zorder>label_21</zorder>
  <zorder>label_22</zorder>
  <zorder>line</zorder>
  <zorder>line_2</zorder>
  <zorder>line_3</zorder>
  <zorder>line_4</zorder>
  <zorder>line_5</zorder>
  <zorder>line_6</zorder>
  <zorder>atcmLabel_8</zorder>
  <zorder>atcmButton_2</zorder>
  <zorder>label_18</zorder>
  <zorder>atcmLabel_6</zorder>
  <zorder>label_19</zorder>
  <zorder>label_24</zorder>
  <zorder>label_25</zorder>
  <zorder>atcmLabel_10</zorder>
  <zorder>label_26</zorder>
  <zorder>label_27</zorder>
  <zorder>atcmLabel_11</zorder>
  <zorder>line_8</zorder>
  <zorder>line_7</zorder>
 </widget>
 <customwidgets>
  <customwidget>
   <class>ATCMbutton</class>
   <extends>QPushButton</extends>
   <header>atcmplugin.h</header>
  </customwidget>
  <customwidget>
   <class>ATCMlabel</class>
   <extends>QPushButton</extends>
   <header>atcmplugin.h</header>
  </customwidget>
  <customwidget>
   <class>ATCMled</class>
   <extends>QLabel</extends>
   <header>atcmplugin.h</header>
  </customwidget>
 </customwidgets>
 <resources>
  <include location="systemicons.qrc"/>
 </resources>
 <connections>
  <connection>
   <sender>atcmButton_2</sender>
   <signal>newPage(const char*,bool)</signal>
   <receiver>page100</receiver>
   <slot>goto_page(const char*,bool)</slot>
   <hints>
    <hint type="sourcelabel">
     <x>20</x>
     <y>20</y>
    </hint>
    <hint type="destinationlabel">
     <x>20</x>
     <y>20</y>
    </hint>
   </hints>
  </connection>
 </connections>
 <slots>
  <slot>goto_page(const char*,bool)</slot>
 </slots>
</ui>
